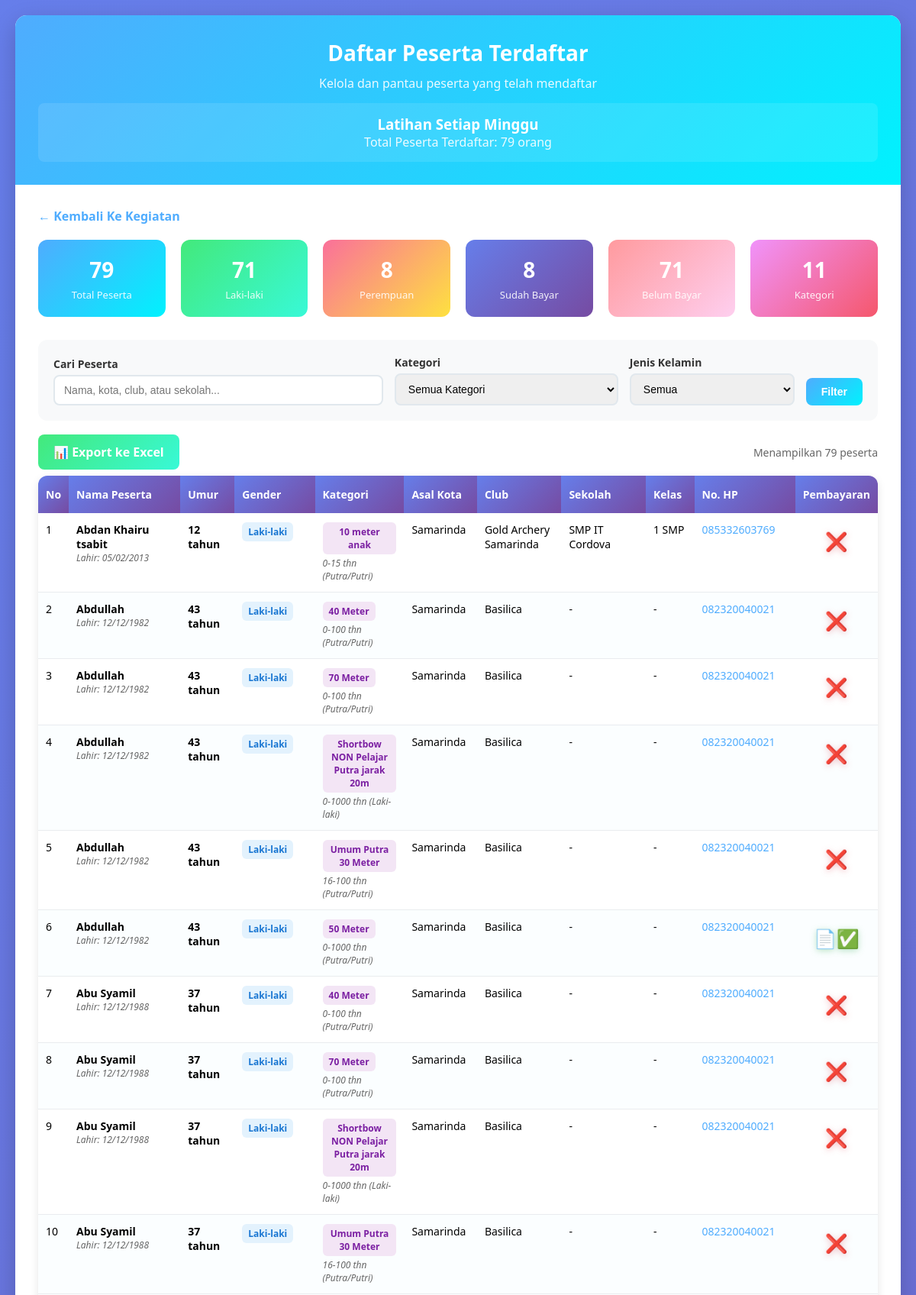
The page /views/detail.php?id=14 (signed in, upper part) on the database its author committed.
### tables this page shows
CREATE TABLE `kegiatan` (
  `id` int(11) NOT NULL,
  `nama_kegiatan` varchar(255) NOT NULL
);

CREATE TABLE `peserta` (
  `id` int(11) NOT NULL,
  `nama_peserta` varchar(100) NOT NULL,
  `tanggal_lahir` date NOT NULL,
  `jenis_kelamin` enum('Laki-laki','Perempuan') DEFAULT NULL,
  `asal_kota` varchar(100) DEFAULT NULL,
  `nama_club` varchar(100) DEFAULT NULL,
  `sekolah` varchar(100) DEFAULT NULL,
  `kelas` varchar(50) DEFAULT NULL,
  `nomor_hp` varchar(20) DEFAULT NULL,
  `bukti_pembayaran` varchar(255) DEFAULT NULL,
  `category_id` int(11) DEFAULT NULL,
  `kegiatan_id` int(11) DEFAULT NULL
);

CREATE TABLE `categories` (
  `id` int(11) NOT NULL,
  `name` varchar(50) NOT NULL,
  `min_age` int(11) NOT NULL,
  `max_age` int(11) NOT NULL,
  `gender` enum('Laki-laki','Perempuan','Campuran') DEFAULT 'Campuran',
  `max_participants` int(11) DEFAULT 32,
  `status` enum('active','inactive') DEFAULT 'active',
  `created_at` timestamp NULL DEFAULT current_timestamp(),
  `updated_at` timestamp NULL DEFAULT current_timestamp() ON UPDATE current_timestamp()
);

### views/detail.php (the view, shortened to what this page needs)
<?php
$kegiatan_id = isset($_GET['kegiatan_id']) ? intval($_GET['kegiatan_id']) : null;
if (!$kegiatan_id) {
    try {
        $queryFirstKegiatan = "SELECT id FROM kegiatan WHERE id = " . (isset($_GET['POST']) ? intval($_GET['POST']) : $_GET['id']);
        $resultFirstKegiatan = $conn->query($queryFirstKegiatan);
        if ($resultFirstKegiatan && $resultFirstKegiatan->num_rows > 0) {
            $firstKegiatan = $resultFirstKegiatan->fetch_assoc();
            $kegiatan_id = $firstKegiatan['id'];
        }
    } catch (Exception $e) {
        die("Error mengambil kegiatan: " . $e->getMessage());
    }
}
$kegiatanData = [];
try {
    $queryKegiatan = "SELECT id, nama_kegiatan FROM kegiatan WHERE id = ?";
    $stmtKegiatan = $conn->prepare($queryKegiatan);
    $stmtKegiatan->bind_param("i", $kegiatan_id);
    $stmtKegiatan->execute();
    $resultKegiatan = $stmtKegiatan->get_result();
    if ($resultKegiatan->num_rows > 0) {
        $kegiatanData = $resultKegiatan->fetch_assoc();
    } else {
        die("Kegiatan tidak ditemukan.");
    }
} catch (Exception $e) {
    die("Error mengambil data kegiatan: " . $e->getMessage());
}
$search = isset($_GET['search']) ? trim($_GET['search']) : '';
$filter_kategori = isset($_GET['filter_kategori']) ? intval($_GET['filter_kategori']) : 0;
$filter_gender = isset($_GET['filter_gender']) ? $_GET['filter_gender'] : '';
$whereConditions = ["p.kegiatan_id = ?"];
$params = [$kegiatan_id];
$types = "i";
$whereClause = implode(" AND ", $whereConditions);
$queryPeserta = "
    SELECT
        p.id,
        p.nama_peserta,
        p.tanggal_lahir,
        p.jenis_kelamin,
        p.asal_kota,
        p.nama_club,
        p.sekolah,
        p.kelas,
        p.nomor_hp,
        p.bukti_pembayaran,
        c.name as category_name,
        c.min_age,
        c.max_age,
        c.gender as category_gender,
        TIMESTAMPDIFF(YEAR, p.tanggal_lahir, CURDATE()) as umur
    FROM peserta p
    LEFT JOIN categories c ON p.category_id = c.id
    WHERE $whereClause
    ORDER BY p.nama_peserta ASC
";
$pesertaList = [];
$totalPeserta = 0;
try {
    $stmtPeserta = $conn->prepare($queryPeserta);
    if (!empty($params)) {
        $stmtPeserta->bind_param($types, ...$params);
    }
    $stmtPeserta->execute();
    $resultPeserta = $stmtPeserta->get_result();
    while ($row = $resultPeserta->fetch_assoc()) {
        $pesertaList[] = $row;
    }
    $totalPeserta = count($pesertaList);
} catch (Exception $e) {
    die("Error mengambil data peserta: " . $e->getMessage());
}
$statistik = [
    'total' => $totalPeserta,
    'laki_laki' => 0,
    'perempuan' => 0,
    'kategori' => [],
    'sudah_bayar' => 0,
    'belum_bayar' => 0
];
foreach ($pesertaList as $peserta) {
    if ($peserta['jenis_kelamin'] == 'Laki-laki') {
        $statistik['laki_laki']++;
    } else {
        $statistik['perempuan']++;
    }
    if (!empty($peserta['bukti_pembayaran'])) {
        $statistik['sudah_bayar']++;
    } else {
        $statistik['belum_bayar']++;
    }
    $kategori = $peserta['category_name'];
    if (!isset($statistik['kategori'][$kategori])) {
        $statistik['kategori'][$kategori] = 0;
    }
    $statistik['kategori'][$kategori]++;
}
?>
<!DOCTYPE html>
<html lang="id">
<head>
</head>
<body>
    <div class="container">
        <div class="header">
            <h1>Daftar Peserta Terdaftar</h1>
            <p>Kelola dan pantau peserta yang telah mendaftar</p>
            <div class="kegiatan-info">
                <h3><?= htmlspecialchars($kegiatanData['nama_kegiatan']) ?></h3>
                <p>Total Peserta Terdaftar: <?= $totalPeserta ?> orang</p>
            </div>
        </div>
        <div class="content">
            <a href="kegiatan.view.php" class="back-link">← Kembali Ke Kegiatan</a>
            <div class="statistics">
                <div class="stat-card primary">
                    <div class="stat-number"><?= $statistik['total'] ?></div>
                    <div class="stat-label">Total Peserta</div>
                </div>
                <div class="stat-card success">
                    <div class="stat-number"><?= $statistik['laki_laki'] ?></div>
                    <div class="stat-label">Laki-laki</div>
                </div>
                <div class="stat-card warning">
                    <div class="stat-number"><?= $statistik['perempuan'] ?></div>
                    <div class="stat-label">Perempuan</div>
                </div>
                <div class="stat-card info">
                    <div class="stat-number"><?= $statistik['sudah_bayar'] ?></div>
                    <div class="stat-label">Sudah Bayar</div>
                </div>
                <div class="stat-card danger">
                    <div class="stat-number"><?= $statistik['belum_bayar'] ?></div>
                    <div class="stat-label">Belum Bayar</div>
                </div>
                <div class="stat-card">
                    <div class="stat-number"><?= count($statistik['kategori']) ?></div>
                    <div class="stat-label">Kategori</div>
                </div>
            </div>
            <div class="filters">
                <form method="GET" action="">
                    <div class="filters-grid">
                        <div class="filter-group">
                            <label for="search">Cari Peserta</label>
                            <input type="text" id="search" name="search" class="form-control"
                                placeholder="Nama, kota, club, atau sekolah..."
                                value="<?= htmlspecialchars($search) ?>">
                        </div>
                        <div class="filter-group">
                            <label for="filter_kategori">Kategori</label>
                            <select id="filter_kategori" name="filter_kategori" class="form-control">
                                <option value="">Semua Kategori</option>
                            </select>
                        </div>
                        <div class="filter-group">
                            <label for="filter_gender">Jenis Kelamin</label>
                            <select id="filter_gender" name="filter_gender" class="form-control">
                                <option value="">Semua</option>
                            </select>
                        </div>
                        <div class="filter-group filter-buttons">
                            <button type="submit" class="btn btn-primary">Filter</button>
                        </div>
                    </div>
                </form>
            </div>
            <div class="actions">
                <div>
                    <?php if ($totalPeserta > 0): ?>
                    <a href="?export=excel&kegiatan_id=<?= $kegiatan_id ?>&search=<?= urlencode($search) ?>&filter_kategori=<?= $filter_kategori ?>&filter_gender=<?= urlencode($filter_gender) ?>"
                        class="export-btn" target="_blank">
                        📊 Export ke Excel
                    </a>
                    <?php endif; ?>
                </div>
                <div>
                    <?php if ($totalPeserta > 0): ?>
                    <span style="color: #666; font-size: 14px;">
                        Menampilkan <?= $totalPeserta ?> peserta
                    </span>
                    <?php endif; ?>
                </div>
            </div>
            <div class="table-container">
                <?php if ($totalPeserta > 0): ?>
                <table class="table">
                    <thead>
                        <tr>
                            <th style="width: 30px;">No</th>
                            <th style="width: 180px;">Nama Peserta</th>
                            <th style="width: 80px;">Umur</th>
                            <th style="width: 90px;">Gender</th>
                            <th style="width: 140px;">Kategori</th>
                            <th style="width: 100px;">Asal Kota</th>
                            <th style="width: 130px;">Club</th>
                            <th style="width: 130px;">Sekolah</th>
                            <th style="width: 70px;">Kelas</th>
                            <th style="width: 110px;">No. HP</th>
                            <th style="width: 80px;">Pembayaran</th>
                        </tr>
                    </thead>
                    <tbody>
                        <?php foreach ($pesertaList as $index => $peserta): ?>
                        <tr>
                            <td><?= $index + 1 ?></td>
                            <td>
                                <strong><?= htmlspecialchars($peserta['nama_peserta']) ?></strong>
                                <div class="age-info">
                                    Lahir: <?= date('d/m/Y', strtotime($peserta['tanggal_lahir'])) ?>
                                </div>
                            </td>
                            <td>
                                <strong><?= $peserta['umur'] ?> tahun</strong>
                            </td>
                            <td>
                                <span
                                    class="badge <?= $peserta['jenis_kelamin'] == 'Laki-laki' ? 'badge-male' : 'badge-female' ?>">
                                    <?= $peserta['jenis_kelamin'] ?>
                                </span>
                            </td>
                            <td>
                                <div class="badge badge-category">
                                    <?= htmlspecialchars($peserta['category_name']) ?>
                                </div>
                                <div class="age-info">
                                    <?= $peserta['min_age'] ?>-<?= $peserta['max_age'] ?> thn
                                    (<?= $peserta['category_gender'] == 'Campuran' ? 'Putra/Putri' : $peserta['category_gender'] ?>)
                                </div>
                            </td>
                            <td><?= htmlspecialchars($peserta['asal_kota'] ?: '-') ?></td>
                            <td><?= htmlspecialchars($peserta['nama_club'] ?: '-') ?></td>
                            <td><?= htmlspecialchars($peserta['sekolah'] ?: '-') ?></td>
                            <td><?= htmlspecialchars($peserta['kelas'] ?: '-') ?></td>
                            <td>
                                <a href="tel:<?= htmlspecialchars($peserta['nomor_hp']) ?>"
                                    style="color: #4facfe; text-decoration: none;">
                                    <?= htmlspecialchars($peserta['nomor_hp']) ?>
                                </a>
                            </td>
                            <td>
                                <div class="payment-status">
                                    <?php if (!empty($peserta['bukti_pembayaran'])): ?>
                                    <div class="payment-tooltip">
                                        <span class="payment-icon payment-success"
                                            onclick="showPaymentModal('<?= htmlspecialchars($peserta['nama_peserta']) ?>', '<?= $peserta['bukti_pembayaran'] ?>')">
                                            📄✅
                                        </span>
                                    </div>
                                    <?php else: ?>
                                    <div class="payment-tooltip">
                                        <span class="payment-icon payment-pending">❌</span>
                                    </div>
                                    <?php endif; ?>
                                </div>
                            </td>
                        </tr>
                        <?php endforeach; ?>
                    </tbody>
                </table>
                <?php endif; ?>
            </div>
        </div>
    </div>
</body>
</html>

### rows shown on the page
kegiatan: nama_kegiatan "Latihan Setiap Minggu"
peserta: nama_peserta "Abdan Khairu tsabit", tanggal_lahir "05/02/2013", umur "12", jenis_kelamin "Laki-laki", category.name "10 meter anak", category.min_age "0", category.max_age "15", shows "Putra/Putri", asal_kota "Samarinda", nama_club "Gold Archery Samarinda", sekolah "SMP IT Cordova", kelas "1 SMP", nomor_hp "085332603769"
peserta: nama_peserta "Abdullah", tanggal_lahir "12/12/1982", umur "43", jenis_kelamin "Laki-laki", category.name "40 Meter", category.min_age "0", category.max_age "100", shows "Putra/Putri", asal_kota "Samarinda", nama_club "Basilica", sekolah "-", kelas "-", nomor_hp "082320040021"
peserta: nama_peserta "Abdullah", tanggal_lahir "12/12/1982", umur "43", jenis_kelamin "Laki-laki", category.name "70 Meter", category.min_age "0", category.max_age "100", shows "Putra/Putri", asal_kota "Samarinda", nama_club "Basilica", sekolah "-", kelas "-", nomor_hp "082320040021"
peserta: nama_peserta "Abdullah", tanggal_lahir "12/12/1982", umur "43", jenis_kelamin "Laki-laki", category.name "Shortbow NON Pelajar Putra jarak 20m", category.min_age "0", category.max_age "1000", category.gender "Laki-laki", asal_kota "Samarinda", nama_club "Basilica", sekolah "-", kelas "-", nomor_hp "082320040021"
peserta: nama_peserta "Abdullah", tanggal_lahir "12/12/1982", umur "43", jenis_kelamin "Laki-laki", category.name "Umum Putra 30 Meter", category.min_age "16", category.max_age "100", shows "Putra/Putri", asal_kota "Samarinda", nama_club "Basilica", sekolah "-", kelas "-", nomor_hp "082320040021"
peserta: nama_peserta "Abdullah", tanggal_lahir "12/12/1982", umur "43", jenis_kelamin "Laki-laki", category.name "50 Meter", category.min_age "0", category.max_age "1000", shows "Putra/Putri", asal_kota "Samarinda", nama_club "Basilica", sekolah "-", kelas "-", nomor_hp "082320040021"
peserta: nama_peserta "Abu Syamil", tanggal_lahir "12/12/1988", umur "37", jenis_kelamin "Laki-laki", category.name "40 Meter", category.min_age "0", category.max_age "100", shows "Putra/Putri", asal_kota "Samarinda", nama_club "Basilica", sekolah "-", kelas "-", nomor_hp "082320040021"
peserta: nama_peserta "Abu Syamil", tanggal_lahir "12/12/1988", umur "37", jenis_kelamin "Laki-laki", category.name "70 Meter", category.min_age "0", category.max_age "100", shows "Putra/Putri", asal_kota "Samarinda", nama_club "Basilica", sekolah "-", kelas "-", nomor_hp "082320040021"
peserta: nama_peserta "Abu Syamil", tanggal_lahir "12/12/1988", umur "37", jenis_kelamin "Laki-laki", category.name "Shortbow NON Pelajar Putra jarak 20m", category.min_age "0", category.max_age "1000", category.gender "Laki-laki", asal_kota "Samarinda", nama_club "Basilica", sekolah "-", kelas "-", nomor_hp "082320040021"
peserta: nama_peserta "Abu Syamil", tanggal_lahir "12/12/1988", umur "37", jenis_kelamin "Laki-laki", category.name "Umum Putra 30 Meter", category.min_age "16", category.max_age "100", shows "Putra/Putri", asal_kota "Samarinda", nama_club "Basilica", sekolah "-", kelas "-", nomor_hp "082320040021"

### other values the page prints
$totalPeserta "79"
$statistik['total'] "79"
$statistik['laki_laki'] "71"
$statistik['perempuan'] "8"
$statistik['sudah_bayar'] "8"
$statistik['belum_bayar'] "71"
count($statistik['kategori']) "11"
